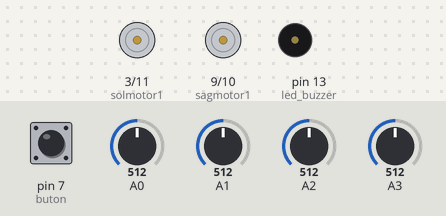
A sketch run on a simulated Arduino Uno, built with avr-gcc and run on an emulated ATmega328P. On the bench: motor-driver pin pairs drawn as motors (green arrow = first pin HIGH = forward, orange = second pin HIGH = backward, longer = more drive), buzzer (waves = sounding). Inputs (shaded band) come from the test bench; at power-on: pin 7 (buton) HIGH, A0 = 512, A1 = 512, A2 = 512, A3 = 512.

Above: at 3.5 s.
3.6 s: pin 7 (buton) pulled LOW for 0.15 s
At 4.55 s:
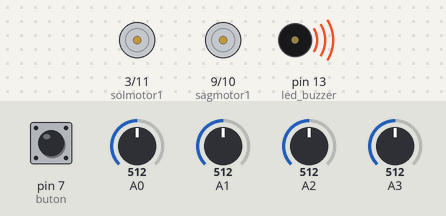
6.7 s: A0 set to 716
At 9.2 s:
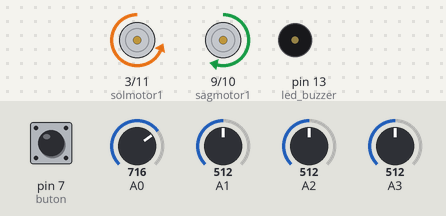
9.6 s: A1 set to 716
At 10.3 s:
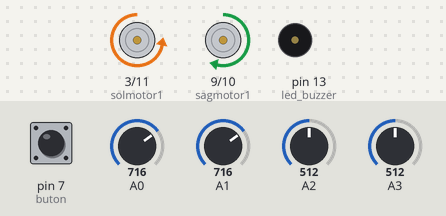
11.1 s: A2 set to 716
At 11.4 s:
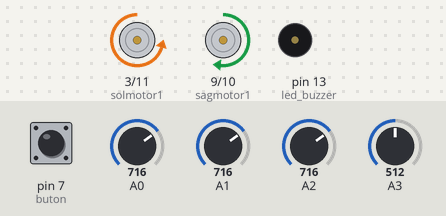
12.6 s: A3 set to 716
At 13.8 s:
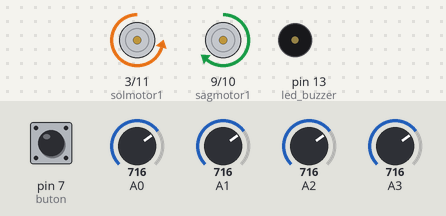
14.1 s: A0 set to 992
At 15.0 s:
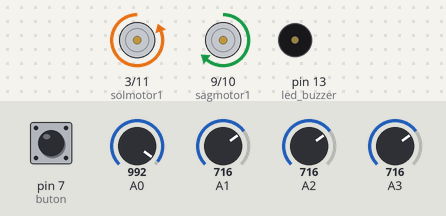
Timing chart, 0 to 16.6 s (numbered marks = the images above; inputs shaded):
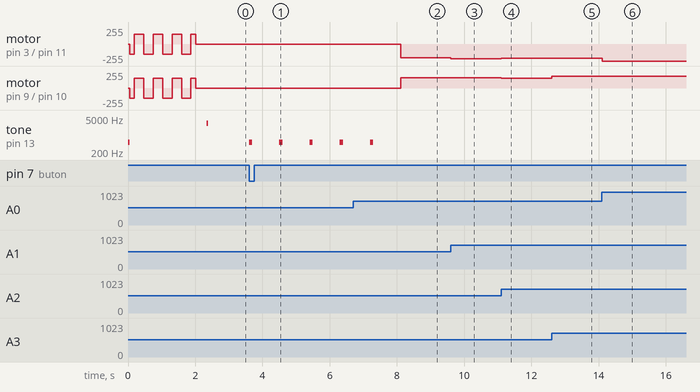

Measured:
- after the input at 3.6 s, tone on pin 13 (led_buzzer): alternates 500 Hz for 0.10 s and silent for 0.80 s, starting at once
- after the input at 6.7 s, motor on pin 3 (solmotor1) / pin 11 (solmotor2): stopped → backward 208/255 after 1.4 s; motor on pin 9 (sagmotor1) / pin 10 (sagmotor2): stopped → forward 152/255 after 1.4 s
- after the input at 9.6 s, motor on pin 3 (solmotor1) / pin 11 (solmotor2): backward 208/255 → backward 222/255 at once
- after the input at 11.1 s, motor on pin 3 (solmotor1) / pin 11 (solmotor2): backward 222/255 → backward 216/255 at once; motor on pin 9 (sagmotor1) / pin 10 (sagmotor2): forward 152/255 → forward 144/255 at once
- after the input at 12.6 s, motor on pin 9 (sagmotor1) / pin 10 (sagmotor2): forward 144/255 → forward 180/255 at once
- after the input at 14.1 s, motor on pin 3 (solmotor1) / pin 11 (solmotor2): backward 216/255 → backward 255/255 at once

The sketch:

beta_cizgi.ino
```cpp
#include <QTRSensors.h>
#define led_buzzer 13
#define buton 7 // baslatma butonunun bağlı olduğu pin numarasını tanımlıyoruz
#define iralici 2 // ir alicinin bağlanacağı pin
#define dip1 4 // mod anahtarı 1 - mod anahtarlarının bağlı olduğu pin numarasını tanımlıyoruz
#define dip2 5 // mod anahtarı 2 - mod anahtarlarının bağlı olduğu pin numarasını tanımlıyoruz
#define dip3 6  // mod anahtarı 3 - mod anahtarlarının bağlı olduğu pin numarasını tanımlıyoruz
#define solmotor1 3 // sol motor hız1 -  sol motoru kontrol etmek için gerekli pinler
#define solmotor2 11  // sol motor hız2 - bu iki pinden birine analogwrite ile çıkış yaparsanız motor o yönde döner . 2 pin aynı anda 0 yada 1 olursa motor durur.
#define sagmotor1 9  // sag motor hız1 -  sag motoru kontrol etmek için gerekli pinler
#define sagmotor2 10 // sag motor hız2 - bu iki pinden birine analogwrite ile çıkış yaparsanız motor o yönde döner . 2 pin aynı anda 0 yada 1 olursa motor durur.
int basla = 0; // robotun durma-çalışma kontrolünü sağlayan bayrak
int i = 0;
QTRSensorsAnalog qtra((unsigned char[]) {A0, A1 , A2, A3}, 4, 4); // cizgi sensorleri bu pinlere bağlanacak
unsigned int sensorValues[4]; // kac adet cizgi sensorumuz olduğunu belirtiyoruz

int tabanhiz = 180; // robot cizgiyi tam ortaladığı zaman ki hız. (en fazla 255)
int maxhiz = 255; // donuslerde vb, motorlara uygulanacak en fazla hız.
float Kp = 0.17;
float Kd = 3;
int sonhata = 0;
int hata = 0;
int sagmotorpwm = 0;
int solmotorpwm = 0;
int zemin = 1; // siyah pist üstüne beyaz çizgi için 1 olmalıdır. Beyaz pist üzerine siyah çizgi için 0 yapın.


void setup() {
  pinMode(buton, INPUT_PULLUP);
  pinMode(iralici, INPUT_PULLUP);
  pinMode(dip1, INPUT_PULLUP);
  pinMode(dip2, INPUT_PULLUP);
  pinMode(dip3, INPUT_PULLUP);
  pinMode(led_buzzer, OUTPUT);
  pinMode(solmotor1, OUTPUT);
  pinMode(solmotor2, OUTPUT);
  pinMode(sagmotor1, OUTPUT);
  pinMode(sagmotor2, OUTPUT);
  tone(led_buzzer, 500, 100);
  delay(50);
  noTone(led_buzzer);

  for (i = 0; i < 80; i++)
  {
    if (0 <= i && i < 5)  motorkontrol(-150, 150);
    if (5 <= i && i  < 15) motorkontrol(150, -150);
    if (15 <= i && i < 25)  motorkontrol(-150, 150);
    if (25 <= i && i < 35)  motorkontrol(150, -150);
    if (35 <= i && i < 45)  motorkontrol(-150, 150);
    if (45 <= i && i  < 55) motorkontrol(150, -150);
    if (55 <= i && i < 65)  motorkontrol(-150, 150);
    if (65 <= i && i < 70)  motorkontrol(150, -150);
    if ( i >= 70  )  {
      motorkontrol(0, 0);
      delay(5);
    }
    qtra.calibrate();
    delay(3);
  }

  motorkontrol(0, 0);
  tone(led_buzzer, 3000, 100);
  delay(50);
  noTone(led_buzzer);
}


void loop() {

  if (digitalRead(buton) == 0) {
    for (int a = 0; a < 5; a++) {
      tone(led_buzzer, 500, 100); delay(500); noTone(led_buzzer); delay(400); basla = 1;
    }
  }

  if (basla == 1) { // basla değişkeni 1 ise yani robotun calısması gerekiyorsa , ana program buraya yazılacak.
    hata = ( qtra.readLine(sensorValues, 1, zemin) - 1500);
    int duzeltmehizi = Kp * hata + Kd * (hata - sonhata);
    sonhata = hata;
    solmotorpwm = tabanhiz + duzeltmehizi  ;
    sagmotorpwm = tabanhiz - duzeltmehizi  ;
    solmotorpwm = constrain(solmotorpwm, -255, maxhiz); ///// Burada motorlara uygulanacak PWM değerlerine sınırlandırma getirilmiştir.
    sagmotorpwm = constrain(sagmotorpwm, -255, maxhiz);
    motorkontrol(sagmotorpwm, solmotorpwm);
  }
}


void motorkontrol(int sagmotorpwm, int solmotorpwm) {
  if (sagmotorpwm <= 0) {
    sagmotorpwm = abs(sagmotorpwm);
    analogWrite(sagmotor1, 0);
    analogWrite(sagmotor2, sagmotorpwm);
  }
  else {
    analogWrite(sagmotor1, sagmotorpwm);
    analogWrite(sagmotor2, 0);
  }

  if (solmotorpwm <= 0) {
    solmotorpwm = abs(solmotorpwm);
    analogWrite(solmotor1, solmotorpwm);
    analogWrite(solmotor2, 0);
  }
  else {
    analogWrite(solmotor1, 0);
    analogWrite(solmotor2, solmotorpwm);
  }

}
```
